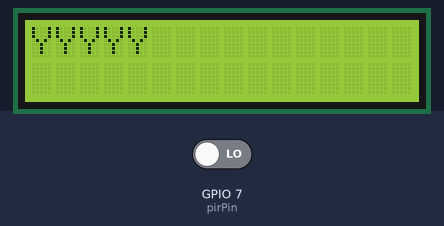
The program below on a simulated Raspberry Pi (BCM pin numbers). Shown: 16×2 character LCD. Inputs (shaded band) come from the test bench; at power-on: GPIO 7 (pirPin) LOW. Library files of the repository ran but are not shown: I2C_LCD_driver.py; what the program prints to the terminal is not drawn.

Above: at 1.4 s.
1.5 s: GPIO 7 (pirPin) driven HIGH
At 1.55 s:
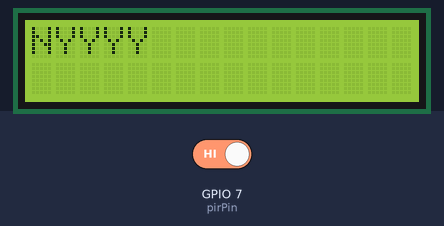
At 2.6 s:
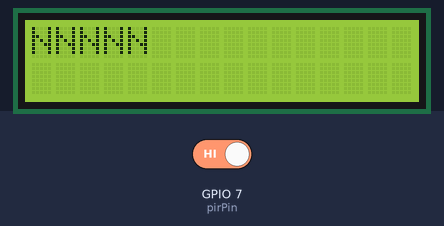
3.0 s: GPIO 7 (pirPin) driven LOW
At 3.08 s:
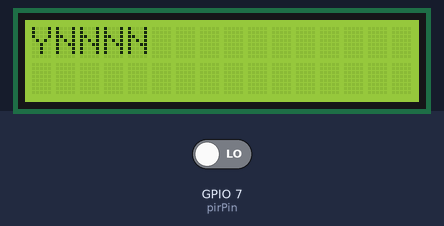
Timing chart, 0 to 6.0 s (numbered marks = the images above; inputs shaded):
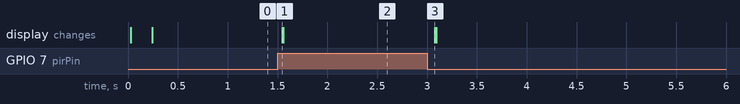

The program:

PIR.py
```python
import RPi.GPIO as GPIO
import I2C_LCD_driver
import time


GPIO.setmode(GPIO.BCM)

pirPin = 7

GPIO.setup(pirPin, GPIO.IN)

lcd=I2C_LCD_driver.lcd()
lcd.backlight(1)
try:
    while True:
        pir_state = GPIO.input(pirPin)
        if pir_state == True:
            print("undectected")
            lcd.lcd_display_string("NNNNN",1)
            time.sleep(0.2)
        else:
            print("dectected")
            lcd.lcd_display_string("YYYYY",1)
            time.sleep(0.2)

except KeyboardInterrupt :
    lcd.backlight(0)
    GPIO.cleanup()
```

Measured:
- after the input at 1.5 s, the display: changes after 0.05 s (image 1)
- after the input at 3.0 s, the display: changes after 0.08 s (image 3)
